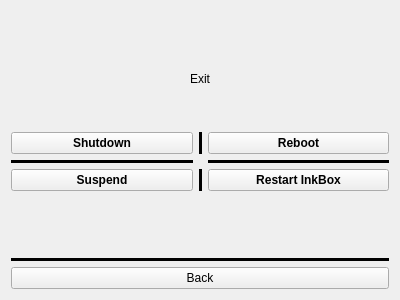
<?xml version="1.0" encoding="UTF-8"?>
<ui version="4.0">
 <class>quit</class>
 <widget class="QWidget" name="quit">
  <property name="geometry">
   <rect>
    <x>0</x>
    <y>0</y>
    <width>400</width>
    <height>300</height>
   </rect>
  </property>
  <property name="windowTitle">
   <string>Form</string>
  </property>
  <layout class="QVBoxLayout" name="verticalLayout">
   <item>
    <spacer name="verticalSpacer_2">
     <property name="orientation">
      <enum>Qt::Vertical</enum>
     </property>
     <property name="sizeHint" stdset="0">
      <size>
       <width>20</width>
       <height>40</height>
      </size>
     </property>
    </spacer>
   </item>
   <item>
    <layout class="QGridLayout" name="gridLayout">
     <item row="1" column="0">
      <spacer name="verticalSpacer_3">
       <property name="orientation">
        <enum>Qt::Vertical</enum>
       </property>
       <property name="sizeHint" stdset="0">
        <size>
         <width>20</width>
         <height>40</height>
        </size>
       </property>
      </spacer>
     </item>
     <item row="0" column="0">
      <widget class="QLabel" name="label">
       <property name="text">
        <string>Exit</string>
       </property>
       <property name="alignment">
        <set>Qt::AlignCenter</set>
       </property>
      </widget>
     </item>
     <item row="2" column="0">
      <layout class="QGridLayout" name="gridLayout_2">
       <property name="bottomMargin">
        <number>0</number>
       </property>
       <item row="1" column="0">
        <layout class="QGridLayout" name="gridLayout_3">
         <property name="bottomMargin">
          <number>0</number>
         </property>
         <item row="2" column="0">
          <widget class="QPushButton" name="pushButton_3">
           <property name="font">
            <font>
             <weight>75</weight>
             <bold>true</bold>
            </font>
           </property>
           <property name="text">
            <string>Suspend</string>
           </property>
          </widget>
         </item>
         <item row="1" column="0">
          <widget class="Line" name="line">
           <property name="frameShadow">
            <enum>QFrame::Plain</enum>
           </property>
           <property name="lineWidth">
            <number>4</number>
           </property>
           <property name="orientation">
            <enum>Qt::Horizontal</enum>
           </property>
          </widget>
         </item>
         <item row="0" column="2">
          <widget class="QPushButton" name="pushButton_2">
           <property name="font">
            <font>
             <weight>75</weight>
             <bold>true</bold>
            </font>
           </property>
           <property name="text">
            <string>Reboot</string>
           </property>
          </widget>
         </item>
         <item row="0" column="0">
          <widget class="QPushButton" name="pushButton">
           <property name="font">
            <font>
             <weight>75</weight>
             <bold>true</bold>
            </font>
           </property>
           <property name="text">
            <string>Shutdown</string>
           </property>
          </widget>
         </item>
         <item row="2" column="2">
          <layout class="QGridLayout" name="gridLayout_5">
           <item row="0" column="0">
            <widget class="QPushButton" name="pushButton_4">
             <property name="font">
              <font>
               <weight>75</weight>
               <bold>true</bold>
              </font>
             </property>
             <property name="text">
              <string>Restart InkBox</string>
             </property>
            </widget>
           </item>
          </layout>
         </item>
         <item row="1" column="2">
          <widget class="Line" name="line_2">
           <property name="frameShadow">
            <enum>QFrame::Plain</enum>
           </property>
           <property name="lineWidth">
            <number>4</number>
           </property>
           <property name="orientation">
            <enum>Qt::Horizontal</enum>
           </property>
          </widget>
         </item>
         <item row="0" column="1">
          <widget class="Line" name="line_3">
           <property name="frameShadow">
            <enum>QFrame::Plain</enum>
           </property>
           <property name="lineWidth">
            <number>4</number>
           </property>
           <property name="orientation">
            <enum>Qt::Vertical</enum>
           </property>
          </widget>
         </item>
         <item row="2" column="1">
          <widget class="Line" name="line_4">
           <property name="frameShadow">
            <enum>QFrame::Plain</enum>
           </property>
           <property name="lineWidth">
            <number>4</number>
           </property>
           <property name="orientation">
            <enum>Qt::Vertical</enum>
           </property>
          </widget>
         </item>
        </layout>
       </item>
      </layout>
     </item>
    </layout>
   </item>
   <item>
    <spacer name="verticalSpacer">
     <property name="orientation">
      <enum>Qt::Vertical</enum>
     </property>
     <property name="sizeHint" stdset="0">
      <size>
       <width>20</width>
       <height>40</height>
      </size>
     </property>
    </spacer>
   </item>
   <item>
    <widget class="Line" name="line_5">
     <property name="frameShadow">
      <enum>QFrame::Plain</enum>
     </property>
     <property name="lineWidth">
      <number>4</number>
     </property>
     <property name="orientation">
      <enum>Qt::Horizontal</enum>
     </property>
    </widget>
   </item>
   <item>
    <widget class="QPushButton" name="backBtn">
     <property name="text">
      <string>Back</string>
     </property>
    </widget>
   </item>
  </layout>
 </widget>
 <resources/>
 <connections/>
</ui>
